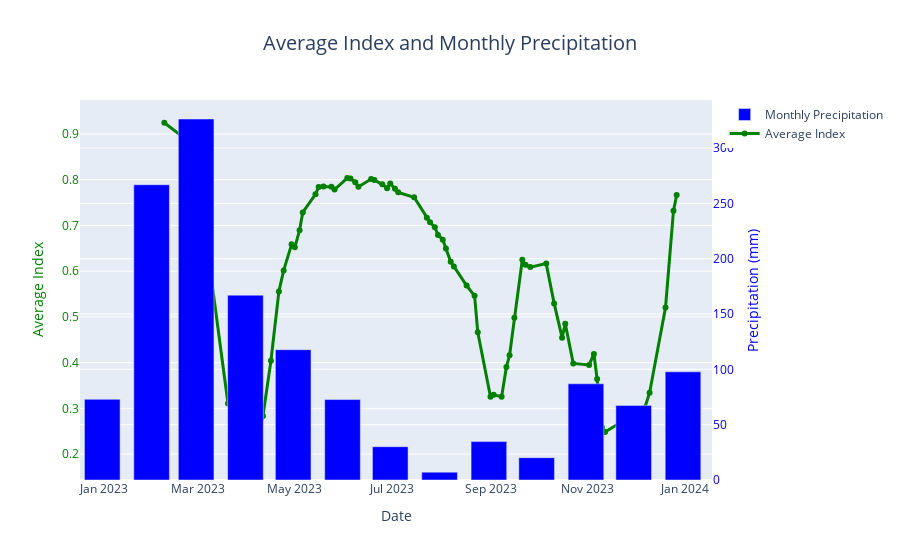

Notebook source saved alongside this figure:
### Code cell
import plotly.graph_objects as go

fig = go.Figure()

# Add bar plot (set below the line explicitly)
fig.add_trace(go.Bar(
    x=monthly_sum.index, 
    y=monthly_sum['PRECTOTCORR'], 
    name='Monthly Precipitation', 
    yaxis='y2', 
    marker_color='blue'
))

# Add line plot (this goes on top)
fig.add_trace(go.Scatter(
    x=df['date'], 
    y=df['average_index'], 
    mode='lines+markers', 
    name='Average Index', 
    line=dict(color='green', width=3)
))

# Ensure correct layout and layering
fig.update_layout(
    yaxis=dict(
        title='Average Index',
        titlefont=dict(color='green'),
        tickfont=dict(color='green'),
        layer='above traces'  # Force the line plot layer to be on top
    ),
    yaxis2=dict(
        title='Precipitation (mm)',
        titlefont=dict(color='blue'),
        tickfont=dict(color='blue'),
        overlaying='y',
        side='right',
        layer='below traces'  # Ensure bar plot is below the line
    ),
    xaxis=dict(title='Date'),
    title=dict(
        text='Average Index and Monthly Precipitation',
        x=0.5,  # Center the title
        font=dict(size=20)
    )
)

fig.show()

### Figure 1 — Plotly figure (JSON) as saved in the notebook; plotly's stock layout.template omitted (floating-point values rounded to 4 significant figures)
{"data": [{"marker": {"color": "blue"}, "name": "Monthly Precipitation", "type": "bar", "x": ["2022-12-31T00:00:00", "2023-01-31T00:00:00", "2023-02-28T00:00:00", "2023-03-31T00:00:00", "2023-04-30T00:00:00", "2023-05-31T00:00:00", "2023-06-30T00:00:00", "2023-07-31T00:00:00", "2023-08-31T00:00:00", "2023-09-30T00:00:00", "2023-10-31T00:00:00", "2023-11-30T00:00:00", "2023-12-31T00:00:00"], "y": [72.93, 266.8, 326.2, 167.0, 117.8, 72.7, 30.1, 7.07, 34.69, 20.16, 86.93, 67.41, 97.77], "yaxis": "y2"}, {"line": {"color": "green", "width": 3}, "mode": "lines+markers", "name": "Average Index", "type": "scatter", "x": ["2023-02-08", "2023-02-20", "2023-03-02", "2023-03-20", "2023-03-22", "2023-03-25", "2023-03-30", "2023-04-01", "2023-04-04", "2023-04-06", "2023-04-11", "2023-04-16", "2023-04-21", "2023-04-24", "2023-04-29", "2023-05-01", "2023-05-04", "2023-05-06", "2023-05-14", "2023-05-16", "2023-05-19", "2023-05-24", "2023-05-26", "2023-06-03", "2023-06-05", "2023-06-08", "2023-06-10", "2023-06-18", "2023-06-20", "2023-06-25", "2023-06-28", "2023-06-30", "2023-07-03", "2023-07-05", "2023-07-15", "2023-07-23", "2023-07-25", "2023-07-28", "2023-07-30", "2023-08-02", "2023-08-04", "2023-08-07", "2023-08-09", "2023-08-17", "2023-08-22", "2023-08-24", "2023-09-01", "2023-09-03", "2023-09-08", "2023-09-11", "2023-09-13", "2023-09-16", "2023-09-21", "2023-09-23", "2023-09-26", "2023-10-06", "2023-10-11", "2023-10-16", "2023-10-18", "2023-10-23", "2023-11-02", "2023-11-05", "2023-11-07", "2023-11-10", "2023-11-12", "2023-12-07", "2023-12-10", "2023-12-20", "2023-12-25", "2023-12-27"], "y": [0.9245, 0.8924, 0.7824, 0.3107, 0.3038, 0.2346, 0.1931, 0.2307, 0.2341, 0.2183, 0.2833, 0.4041, 0.5555, 0.6017, 0.6586, 0.6521, 0.6894, 0.7285, 0.7681, 0.7842, 0.7852, 0.7844, 0.7783, 0.8036, 0.8024, 0.7946, 0.7846, 0.8014, 0.7991, 0.7898, 0.7811, 0.7917, 0.7802, 0.7723, 0.7618, 0.7168, 0.7069, 0.696, 0.6793, 0.6688, 0.6494, 0.6207, 0.6102, 0.5685, 0.5463, 0.4665, 0.3252, 0.3296, 0.3254, 0.3906, 0.4161, 0.498, 0.6251, 0.6138, 0.6089, 0.6167, 0.5296, 0.4546, 0.4849, 0.3983, 0.395, 0.4191, 0.3643, 0.2585, 0.2485, 0.3014, 0.3343, 0.5206, 0.7319, 0.7667]}], "layout": {"title": {"font": {"size": 20}, "text": "Average Index and Monthly Precipitation", "x": 0.5}, "xaxis": {"title": {"text": "Date"}}, "yaxis": {"layer": "above traces", "tickfont": {"color": "green"}, "title": {"font": {"color": "green"}, "text": "Average Index"}}, "yaxis2": {"layer": "below traces", "overlaying": "y", "side": "right", "tickfont": {"color": "blue"}, "title": {"font": {"color": "blue"}, "text": "Precipitation (mm)"}}}}
